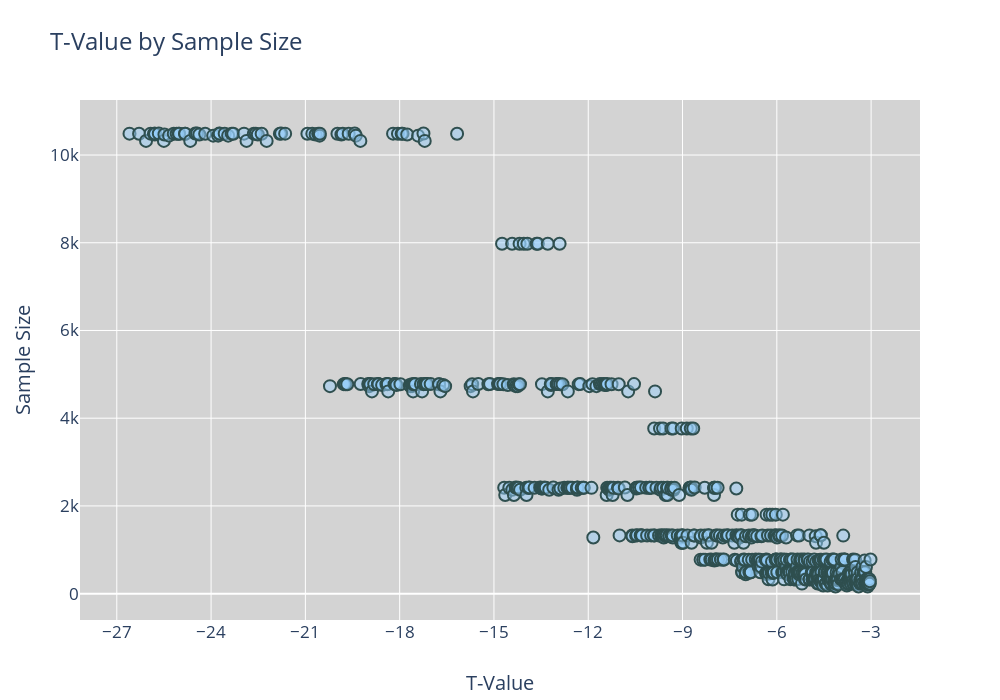

The notebook cell this image was saved under:
### Code cell
item1 = go.Scatter(x = t_values_df.index, y = t_values_df['Sample Size'], 
                   mode='markers', marker_size=12, 
                   marker=dict(color='rgba(150, 206, 250, 0.5)', opacity=1, line=dict(width=2,
                                        color='DarkSlateGrey')))
    
layout = go.Layout(title='T-Value by Sample Size', yaxis=dict(title='Sample Size'),
                xaxis=go.layout.XAxis(dtick=3, title='T-Value'), font=dict(size=17), 
                paper_bgcolor='white', plot_bgcolor='lightgrey')

item = go.Figure(data=item1, layout=layout)

item.update_layout(autosize=False, width=1000, height=700)
                  
plot(item, filename="tvalues_plot.html", auto_open=False)

iplot(item)

plt_div = plot(item, output_type='div', include_plotlyjs=False)

### Figure 1 — Plotly figure (JSON) as saved in the notebook; plotly's stock layout.template omitted (floating-point values rounded to 4 significant figures; data arrays with more than 128 entries replaced by an {"elided": "..."} marker saying what was removed)
{"data": [{"marker": {"color": "rgba(150, 206, 250, 0.5)", "line": {"color": "DarkSlateGrey", "width": 2}, "opacity": 1, "size": 12}, "mode": "markers", "type": "scatter", "x": {"elided": "640 float values"}, "y": {"elided": "640 int values"}}], "layout": {"autosize": false, "font": {"size": 17}, "height": 700, "paper_bgcolor": "white", "plot_bgcolor": "lightgrey", "title": {"text": "T-Value by Sample Size"}, "width": 1000, "xaxis": {"dtick": 3, "title": {"text": "T-Value"}}, "yaxis": {"title": {"text": "Sample Size"}}}}
